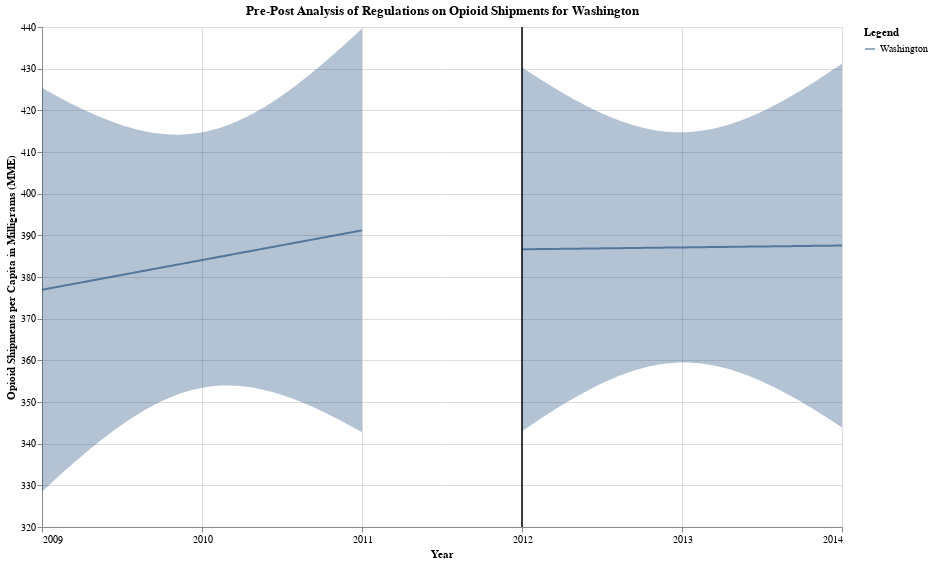

This figure's notebook cell:
### Code cell
pre_post_final = pre_FL_plot + post_FL_plot
pre_post_final.properties(title = "Pre-Post Analysis of Regulations on Opioid Shipments for Washington")

### Figure 1 — Vega-Lite specification as saved in the notebook (floating-point values rounded to 4 significant figures)
{"config": {"view": {"continuousWidth": 300, "continuousHeight": 300}}, "layer": [{"mark": {"type": "errorband"}, "encoding": {"color": {"value": "#063970"}, "x": {"axis": {"format": ".0f", "values": [2009.0, 2010.0, 2011.0, 2012.0, 2013.0, 2014.0]}, "field": "TransactionYear", "type": "quantitative"}, "y": {"field": "ci_low", "scale": {"zero": false}, "title": "Opioid Shipments per Capita in Milligrams (MME)", "type": "quantitative"}, "y2": {"field": "ci_high"}}}, {"mark": {"type": "line"}, "encoding": {"color": {"value": "#063970"}, "opacity": {"field": "Treat", "legend": {"title": "Legend"}, "type": "nominal"}, "x": {"field": "TransactionYear", "type": "quantitative"}, "y": {"field": "per_capita_MME_mg", "type": "quantitative"}}}, {"data": {"name": "data-dde12b1ebf09cd9faeb2d94fe58abd1b"}, "mark": {"type": "rule", "color": "black"}, "encoding": {"x": {"axis": {"values": [2009.0, 2010.0, 2011.0, 2012.0, 2013.0, 2014.0]}, "field": "Year", "title": "Year", "type": "quantitative"}}}, {"layer": [{"mark": {"type": "errorband"}, "encoding": {"color": {"value": "#063970"}, "x": {"axis": {"format": ".0f", "values": [2009.0, 2010.0, 2011.0, 2012.0, 2013.0, 2014.0]}, "field": "TransactionYear", "type": "quantitative"}, "y": {"field": "ci_low", "scale": {"zero": false}, "title": "Opioid Shipments per Capita in Milligrams (MME)", "type": "quantitative"}, "y2": {"field": "ci_high"}}}, {"mark": {"type": "line"}, "encoding": {"color": {"value": "#063970"}, "opacity": {"field": "Treat", "legend": {"title": "Legend"}, "type": "nominal"}, "x": {"field": "TransactionYear", "type": "quantitative"}, "y": {"field": "per_capita_MME_mg", "type": "quantitative"}}}, {"data": {"name": "data-dde12b1ebf09cd9faeb2d94fe58abd1b"}, "mark": {"type": "rule", "color": "black"}, "encoding": {"x": {"axis": {"values": [2009.0, 2010.0, 2011.0, 2012.0, 2013.0, 2014.0]}, "field": "Year", "title": "Year", "type": "quantitative"}}}], "data": {"name": "data-9c5730b0ac45ee2f8f41c943c526904a"}}], "data": {"name": "data-a6f07998bbe3cd8656172201f868978a"}, "height": 500, "title": "Pre-Post Analysis of Regulations on Opioid Shipments for Washington", "width": 800, "$schema": "https://vega.github.io/schema/vega-lite/v5.16.3.json", "datasets": {"data-a6f07998bbe3cd8656172201f868978a": [{"TransactionYear": 2009.0, "per_capita_MME_mg": 376.9, "ci_low": 328.5, "ci_high": 425.4, "Treat": "Washington"}, {"TransactionYear": 2009.0, "per_capita_MME_mg": 377.1, "ci_low": 329.2, "ci_high": 425.0, "Treat": "Washington"}, {"TransactionYear": 2009.0, "per_capita_MME_mg": 377.2, "ci_low": 329.9, "ci_high": 424.5, "Treat": "Washington"}, {"TransactionYear": 2009.0, "per_capita_MME_mg": 377.4, "ci_low": 330.6, "ci_high": 424.1, "Treat": "Washington"}, {"TransactionYear": 2009.0, "per_capita_MME_mg": 377.5, "ci_low": 331.3, "ci_high": 423.7, "Treat": "Washington"}, {"TransactionYear": 2009.0, "per_capita_MME_mg": 377.6, "ci_low": 332.0, "ci_high": 423.3, "Treat": "Washington"}, {"TransactionYear": 2009.0, "per_capita_MME_mg": 377.8, "ci_low": 332.7, "ci_high": 422.9, "Treat": "Washington"}, {"TransactionYear": 2009.0, "per_capita_MME_mg": 377.9, "ci_low": 333.4, "ci_high": 422.5, "Treat": "Washington"}, {"TransactionYear": 2009.0, "per_capita_MME_mg": 378.1, "ci_low": 334.1, "ci_high": 422.1, "Treat": "Washington"}, {"TransactionYear": 2009.0, "per_capita_MME_mg": 378.2, "ci_low": 334.8, "ci_high": 421.7, "Treat": "Washington"}, {"TransactionYear": 2009.0, "per_capita_MME_mg": 378.4, "ci_low": 335.4, "ci_high": 421.3, "Treat": "Washington"}, {"TransactionYear": 2009.0, "per_capita_MME_mg": 378.5, "ci_low": 336.1, "ci_high": 420.9, "Treat": "Washington"}, {"TransactionYear": 2009.0, "per_capita_MME_mg": 378.6, "ci_low": 336.8, "ci_high": 420.5, "Treat": "Washington"}, {"TransactionYear": 2009.0, "per_capita_MME_mg": 378.8, "ci_low": 337.4, "ci_high": 420.2, "Treat": "Washington"}, {"TransactionYear": 2009.0, "per_capita_MME_mg": 378.9, "ci_low": 338.1, "ci_high": 419.8, "Treat": "Washington"}, {"TransactionYear": 2009.0, "per_capita_MME_mg": 379.1, "ci_low": 338.7, "ci_high": 419.5, "Treat": "Washington"}, {"TransactionYear": 2009.0, "per_capita_MME_mg": 379.2, "ci_low": 339.3, "ci_high": 419.1, "Treat": "Washington"}, {"TransactionYear": 2009.0, "per_capita_MME_mg": 379.4, "ci_low": 339.9, "ci_high": 418.8, "Treat": "Washington"}, {"TransactionYear": 2009.0, "per_capita_MME_mg": 379.5, "ci_low": 340.6, "ci_high": 418.5, "Treat": "Washington"}, {"TransactionYear": 2009.0, "per_capita_MME_mg": 379.6, "ci_low": 341.2, "ci_high": 418.1, "Treat": "Washington"}, {"TransactionYear": 2009.0, "per_capita_MME_mg": 379.8, "ci_low": 341.7, "ci_high": 417.8, "Treat": "Washington"}, {"TransactionYear": 2009.0, "per_capita_MME_mg": 379.9, "ci_low": 342.3, "ci_high": 417.5, "Treat": "Washington"}, {"TransactionYear": 2009.0, "per_capita_MME_mg": 380.1, "ci_low": 342.9, "ci_high": 417.2, "Treat": "Washington"}, {"TransactionYear": 2009.0, "per_capita_MME_mg": 380.2, "ci_low": 343.5, "ci_high": 417.0, "Treat": "Washington"}, {"TransactionYear": 2009.0, "per_capita_MME_mg": 380.4, "ci_low": 344.0, "ci_high": 416.7, "Treat": "Washington"}, {"TransactionYear": 2009.0, "per_capita_MME_mg": 380.5, "ci_low": 344.6, "ci_high": 416.4, "Treat": "Washington"}, {"TransactionYear": 2010.0, "per_capita_MME_mg": 380.6, "ci_low": 345.1, "ci_high": 416.2, "Treat": "Washington"}, {"TransactionYear": 2010.0, "per_capita_MME_mg": 380.8, "ci_low": 345.6, "ci_high": 416.0, "Treat": "Washington"}, {"TransactionYear": 2010.0, "per_capita_MME_mg": 380.9, "ci_low": 346.1, "ci_high": 415.8, "Treat": "Washington"}, {"TransactionYear": 2010.0, "per_capita_MME_mg": 381.1, "ci_low": 346.6, "ci_high": 415.5, "Treat": "Washington"}, {"TransactionYear": 2010.0, "per_capita_MME_mg": 381.2, "ci_low": 347.1, "ci_high": 415.4, "Treat": "Washington"}, {"TransactionYear": 2010.0, "per_capita_MME_mg": 381.4, "ci_low": 347.5, "ci_high": 415.2, "Treat": "Washington"}, {"TransactionYear": 2010.0, "per_capita_MME_mg": 381.5, "ci_low": 348.0, "ci_high": 415.0, "Treat": "Washington"}, {"TransactionYear": 2010.0, "per_capita_MME_mg": 381.6, "ci_low": 348.4, "ci_high": 414.8, "Treat": "Washington"}, {"TransactionYear": 2010.0, "per_capita_MME_mg": 381.8, "ci_low": 348.9, "ci_high": 414.7, "Treat": "Washington"}, {"TransactionYear": 2010.0, "per_capita_MME_mg": 381.9, "ci_low": 349.3, "ci_high": 414.6, "Treat": "Washington"}, {"TransactionYear": 2010.0, "per_capita_MME_mg": 382.1, "ci_low": 349.7, "ci_high": 414.5, "Treat": "Washington"}, {"TransactionYear": 2010.0, "per_capita_MME_mg": 382.2, "ci_low": 350.0, "ci_high": 414.4, "Treat": "Washington"}, {"TransactionYear": 2010.0, "per_capita_MME_mg": 382.4, "ci_low": 350.4, "ci_high": 414.3, "Treat": "Washington"}, {"TransactionYear": 2010.0, "per_capita_MME_mg": 382.5, "ci_low": 350.7, "ci_high": 414.2, "Treat": "Washington"}, {"TransactionYear": 2010.0, "per_capita_MME_mg": 382.6, "ci_low": 351.1, "ci_high": 414.2, "Treat": "Washington"}, {"TransactionYear": 2010.0, "per_capita_MME_mg": 382.8, "ci_low": 351.4, "ci_high": 414.2, "Treat": "Washington"}, {"TransactionYear": 2010.0, "per_capita_MME_mg": 382.9, "ci_low": 351.7, "ci_high": 414.2, "Treat": "Washington"}, {"TransactionYear": 2010.0, "per_capita_MME_mg": 383.1, "ci_low": 352.0, "ci_high": 414.2, "Treat": "Washington"}, {"TransactionYear": 2010.0, "per_capita_MME_mg": 383.2, "ci_low": 352.2, "ci_high": 414.2, "Treat": "Washington"}, {"TransactionYear": 2010.0, "per_capita_MME_mg": 383.4, "ci_low": 352.5, "ci_high": 414.2, "Treat": "Washington"}, {"TransactionYear": 2010.0, "per_capita_MME_mg": 383.5, "ci_low": 352.7, "ci_high": 414.3, "Treat": "Washington"}, {"TransactionYear": 2010.0, "per_capita_MME_mg": 383.6, "ci_low": 352.9, "ci_high": 414.4, "Treat": "Washington"}, {"TransactionYear": 2010.0, "per_capita_MME_mg": 383.8, "ci_low": 353.1, "ci_high": 414.5, "Treat": "Washington"}, {"TransactionYear": 2010.0, "per_capita_MME_mg": 383.9, "ci_low": 353.3, "ci_high": 414.6, "Treat": "Washington"}, {"TransactionYear": 2010.0, "per_capita_MME_mg": 384.1, "ci_low": 353.4, "ci_high": 414.7, "Treat": "Washington"}, {"TransactionYear": 2010.0, "per_capita_MME_mg": 384.2, "ci_low": 353.5, "ci_high": 414.9, "Treat": "Washington"}, {"TransactionYear": 2010.0, "per_capita_MME_mg": 384.3, "ci_low": 353.7, "ci_high": 415.0, "Treat": "Washington"}, {"TransactionYear": 2010.0, "per_capita_MME_mg": 384.5, "ci_low": 353.8, "ci_high": 415.2, "Treat": "Washington"}, {"TransactionYear": 2010.0, "per_capita_MME_mg": 384.6, "ci_low": 353.8, "ci_high": 415.4, "Treat": "Washington"}, {"TransactionYear": 2010.0, "per_capita_MME_mg": 384.8, "ci_low": 353.9, "ci_high": 415.7, "Treat": "Washington"}, {"TransactionYear": 2010.0, "per_capita_MME_mg": 384.9, "ci_low": 353.9, "ci_high": 415.9, "Treat": "Washington"}, {"TransactionYear": 2010.0, "per_capita_MME_mg": 385.1, "ci_low": 354.0, "ci_high": 416.2, "Treat": "Washington"}, {"TransactionYear": 2010.0, "per_capita_MME_mg": 385.2, "ci_low": 354.0, "ci_high": 416.4, "Treat": "Washington"}, {"TransactionYear": 2010.0, "per_capita_MME_mg": 385.3, "ci_low": 354.0, "ci_high": 416.7, "Treat": "Washington"}, {"TransactionYear": 2010.0, "per_capita_MME_mg": 385.5, "ci_low": 353.9, "ci_high": 417.1, "Treat": "Washington"}, {"TransactionYear": 2010.0, "per_capita_MME_mg": 385.6, "ci_low": 353.9, "ci_high": 417.4, "Treat": "Washington"}, {"TransactionYear": 2010.0, "per_capita_MME_mg": 385.8, "ci_low": 353.8, "ci_high": 417.7, "Treat": "Washington"}, {"TransactionYear": 2010.0, "per_capita_MME_mg": 385.9, "ci_low": 353.7, "ci_high": 418.1, "Treat": "Washington"}, {"TransactionYear": 2010.0, "per_capita_MME_mg": 386.1, "ci_low": 353.6, "ci_high": 418.5, "Treat": "Washington"}, {"TransactionYear": 2010.0, "per_capita_MME_mg": 386.2, "ci_low": 353.5, "ci_high": 418.9, "Treat": "Washington"}, {"TransactionYear": 2010.0, "per_capita_MME_mg": 386.3, "ci_low": 353.4, "ci_high": 419.3, "Treat": "Washington"}, {"TransactionYear": 2010.0, "per_capita_MME_mg": 386.5, "ci_low": 353.3, "ci_high": 419.7, "Treat": "Washington"}, {"TransactionYear": 2010.0, "per_capita_MME_mg": 386.6, "ci_low": 353.1, "ci_high": 420.1, "Treat": "Washington"}, {"TransactionYear": 2010.0, "per_capita_MME_mg": 386.8, "ci_low": 353.0, "ci_high": 420.6, "Treat": "Washington"}, {"TransactionYear": 2010.0, "per_capita_MME_mg": 386.9, "ci_low": 352.8, "ci_high": 421.1, "Treat": "Washington"}, {"TransactionYear": 2010.0, "per_capita_MME_mg": 387.1, "ci_low": 352.6, "ci_high": 421.5, "Treat": "Washington"}, {"TransactionYear": 2010.0, "per_capita_MME_mg": 387.2, "ci_low": 352.4, "ci_high": 422.0, "Treat": "Washington"}, {"TransactionYear": 2010.0, "per_capita_MME_mg": 387.3, "ci_low": 352.2, "ci_high": 422.5, "Treat": "Washington"}, {"TransactionYear": 2010.0, "per_capita_MME_mg": 387.5, "ci_low": 351.9, "ci_high": 423.0, "Treat": "Washington"}, {"TransactionYear": 2010.0, "per_capita_MME_mg": 387.6, "ci_low": 351.7, "ci_high": 423.6, "Treat": "Washington"}, {"TransactionYear": 2011.0, "per_capita_MME_mg": 387.8, "ci_low": 351.4, "ci_high": 424.1, "Treat": "Washington"}, {"TransactionYear": 2011.0, "per_capita_MME_mg": 387.9, "ci_low": 351.2, "ci_high": 424.7, "Treat": "Washington"}, {"TransactionYear": 2011.0, "per_capita_MME_mg": 388.1, "ci_low": 350.9, "ci_high": 425.2, "Treat": "Washington"}, {"TransactionYear": 2011.0, "per_capita_MME_mg": 388.2, "ci_low": 350.6, "ci_high": 425.8, "Treat": "Washington"}, {"TransactionYear": 2011.0, "per_capita_MME_mg": 388.3, "ci_low": 350.3, "ci_high": 426.4, "Treat": "Washington"}, {"TransactionYear": 2011.0, "per_capita_MME_mg": 388.5, "ci_low": 350.0, "ci_high": 427.0, "Treat": "Washington"}, {"TransactionYear": 2011.0, "per_capita_MME_mg": 388.6, "ci_low": 349.7, "ci_high": 427.6, "Treat": "Washington"}, {"TransactionYear": 2011.0, "per_capita_MME_mg": 388.8, "ci_low": 349.3, "ci_high": 428.2, "Treat": "Washington"}, {"TransactionYear": 2011.0, "per_capita_MME_mg": 388.9, "ci_low": 349.0, "ci_high": 428.8, "Treat": "Washington"}, {"TransactionYear": 2011.0, "per_capita_MME_mg": 389.1, "ci_low": 348.7, "ci_high": 429.4, "Treat": "Washington"}, {"TransactionYear": 2011.0, "per_capita_MME_mg": 389.2, "ci_low": 348.3, "ci_high": 430.1, "Treat": "Washington"}, {"TransactionYear": 2011.0, "per_capita_MME_mg": 389.3, "ci_low": 348.0, "ci_high": 430.7, "Treat": "Washington"}, {"TransactionYear": 2011.0, "per_capita_MME_mg": 389.5, "ci_low": 347.6, "ci_high": 431.4, "Treat": "Washington"}, {"TransactionYear": 2011.0, "per_capita_MME_mg": 389.6, "ci_low": 347.2, "ci_high": 432.0, "Treat": "Washington"}, {"TransactionYear": 2011.0, "per_capita_MME_mg": 389.8, "ci_low": 346.8, "ci_high": 432.7, "Treat": "Washington"}, {"TransactionYear": 2011.0, "per_capita_MME_mg": 389.9, "ci_low": 346.5, "ci_high": 433.4, "Treat": "Washington"}, {"TransactionYear": 2011.0, "per_capita_MME_mg": 390.0, "ci_low": 346.1, "ci_high": 434.0, "Treat": "Washington"}, {"TransactionYear": 2011.0, "per_capita_MME_mg": 390.2, "ci_low": 345.7, "ci_high": 434.7, "Treat": "Washington"}, {"TransactionYear": 2011.0, "per_capita_MME_mg": 390.3, "ci_low": 345.3, "ci_high": 435.4, "Treat": "Washington"}, {"TransactionYear": 2011.0, "per_capita_MME_mg": 390.5, "ci_low": 344.8, "ci_high": 436.1, "Treat": "Washington"}, {"TransactionYear": 2011.0, "per_capita_MME_mg": 390.6, "ci_low": 344.4, "ci_high": 436.8, "Treat": "Washington"}, {"TransactionYear": 2011.0, "per_capita_MME_mg": 390.8, "ci_low": 344.0, "ci_high": 437.5, "Treat": "Washington"}, {"TransactionYear": 2011.0, "per_capita_MME_mg": 390.9, "ci_low": 343.6, "ci_high": 438.2, "Treat": "Washington"}, {"TransactionYear": 2011.0, "per_capita_MME_mg": 391.0, "ci_low": 343.2, "ci_high": 438.9, "Treat": "Washington"}, {"TransactionYear": 2011.0, "per_capita_MME_mg": 391.2, "ci_low": 342.7, "ci_high": 439.7, "Treat": "Washington"}], "data-dde12b1ebf09cd9faeb2d94fe58abd1b": [{"Year": 2012}], "data-9c5730b0ac45ee2f8f41c943c526904a": [{"TransactionYear": 2012.0, "per_capita_MME_mg": 386.6, "ci_low": 343.0, "ci_high": 430.3, "Treat": "Washington"}, {"TransactionYear": 2012.0, "per_capita_MME_mg": 386.7, "ci_low": 343.5, "ci_high": 429.8, "Treat": "Washington"}, {"TransactionYear": 2012.0, "per_capita_MME_mg": 386.7, "ci_low": 344.0, "ci_high": 429.3, "Treat": "Washington"}, {"TransactionYear": 2012.0, "per_capita_MME_mg": 386.7, "ci_low": 344.5, "ci_high": 428.8, "Treat": "Washington"}, {"TransactionYear": 2012.0, "per_capita_MME_mg": 386.7, "ci_low": 345.1, "ci_high": 428.3, "Treat": "Washington"}, {"TransactionYear": 2012.0, "per_capita_MME_mg": 386.7, "ci_low": 345.6, "ci_high": 427.8, "Treat": "Washington"}, {"TransactionYear": 2012.0, "per_capita_MME_mg": 386.7, "ci_low": 346.1, "ci_high": 427.3, "Treat": "Washington"}, {"TransactionYear": 2012.0, "per_capita_MME_mg": 386.7, "ci_low": 346.6, "ci_high": 426.8, "Treat": "Washington"}, {"TransactionYear": 2012.0, "per_capita_MME_mg": 386.7, "ci_low": 347.1, "ci_high": 426.4, "Treat": "Washington"}, {"TransactionYear": 2012.0, "per_capita_MME_mg": 386.7, "ci_low": 347.6, "ci_high": 425.9, "Treat": "Washington"}, {"TransactionYear": 2012.0, "per_capita_MME_mg": 386.7, "ci_low": 348.1, "ci_high": 425.4, "Treat": "Washington"}, {"TransactionYear": 2012.0, "per_capita_MME_mg": 386.7, "ci_low": 348.5, "ci_high": 425.0, "Treat": "Washington"}, {"TransactionYear": 2012.0, "per_capita_MME_mg": 386.8, "ci_low": 349.0, "ci_high": 424.5, "Treat": "Washington"}, {"TransactionYear": 2012.0, "per_capita_MME_mg": 386.8, "ci_low": 349.5, "ci_high": 424.0, "Treat": "Washington"}, {"TransactionYear": 2012.0, "per_capita_MME_mg": 386.8, "ci_low": 349.9, "ci_high": 423.6, "Treat": "Washington"}, {"TransactionYear": 2012.0, "per_capita_MME_mg": 386.8, "ci_low": 350.4, "ci_high": 423.2, "Treat": "Washington"}, {"TransactionYear": 2012.0, "per_capita_MME_mg": 386.8, "ci_low": 350.8, "ci_high": 422.7, "Treat": "Washington"}, {"TransactionYear": 2012.0, "per_capita_MME_mg": 386.8, "ci_low": 351.3, "ci_high": 422.3, "Treat": "Washington"}, {"TransactionYear": 2012.0, "per_capita_MME_mg": 386.8, "ci_low": 351.7, "ci_high": 421.9, "Treat": "Washington"}, {"TransactionYear": 2012.0, "per_capita_MME_mg": 386.8, "ci_low": 352.1, "ci_high": 421.5, "Treat": "Washington"}, {"TransactionYear": 2012.0, "per_capita_MME_mg": 386.8, "ci_low": 352.5, "ci_high": 421.1, "Treat": "Washington"}, {"TransactionYear": 2012.0, "per_capita_MME_mg": 386.8, "ci_low": 352.9, "ci_high": 420.7, "Treat": "Washington"}, {"TransactionYear": 2012.0, "per_capita_MME_mg": 386.8, "ci_low": 353.3, "ci_high": 420.3, "Treat": "Washington"}, {"TransactionYear": 2012.0, "per_capita_MME_mg": 386.9, "ci_low": 353.7, "ci_high": 420.0, "Treat": "Washington"}, {"TransactionYear": 2012.0, "per_capita_MME_mg": 386.9, "ci_low": 354.1, "ci_high": 419.6, "Treat": "Washington"}, {"TransactionYear": 2012.0, "per_capita_MME_mg": 386.9, "ci_low": 354.5, "ci_high": 419.3, "Treat": "Washington"}, {"TransactionYear": 2013.0, "per_capita_MME_mg": 386.9, "ci_low": 354.8, "ci_high": 418.9, "Treat": "Washington"}, {"TransactionYear": 2013.0, "per_capita_MME_mg": 386.9, "ci_low": 355.2, "ci_high": 418.6, "Treat": "Washington"}, {"TransactionYear": 2013.0, "per_capita_MME_mg": 386.9, "ci_low": 355.5, "ci_high": 418.3, "Treat": "Washington"}, {"TransactionYear": 2013.0, "per_capita_MME_mg": 386.9, "ci_low": 355.8, "ci_high": 418.0, "Treat": "Washington"}, {"TransactionYear": 2013.0, "per_capita_MME_mg": 386.9, "ci_low": 356.2, "ci_high": 417.7, "Treat": "Washington"}, {"TransactionYear": 2013.0, "per_capita_MME_mg": 386.9, "ci_low": 356.5, "ci_high": 417.4, "Treat": "Washington"}, {"TransactionYear": 2013.0, "per_capita_MME_mg": 386.9, "ci_low": 356.7, "ci_high": 417.1, "Treat": "Washington"}, {"TransactionYear": 2013.0, "per_capita_MME_mg": 386.9, "ci_low": 357.0, "ci_high": 416.9, "Treat": "Washington"}, {"TransactionYear": 2013.0, "per_capita_MME_mg": 387.0, "ci_low": 357.3, "ci_high": 416.6, "Treat": "Washington"}, {"TransactionYear": 2013.0, "per_capita_MME_mg": 387.0, "ci_low": 357.5, "ci_high": 416.4, "Treat": "Washington"}, {"TransactionYear": 2013.0, "per_capita_MME_mg": 387.0, "ci_low": 357.8, "ci_high": 416.2, "Treat": "Washington"}, {"TransactionYear": 2013.0, "per_capita_MME_mg": 387.0, "ci_low": 358.0, "ci_high": 416.0, "Treat": "Washington"}, {"TransactionYear": 2013.0, "per_capita_MME_mg": 387.0, "ci_low": 358.2, "ci_high": 415.8, "Treat": "Washington"}, {"TransactionYear": 2013.0, "per_capita_MME_mg": 387.0, "ci_low": 358.4, "ci_high": 415.6, "Treat": "Washington"}, {"TransactionYear": 2013.0, "per_capita_MME_mg": 387.0, "ci_low": 358.6, "ci_high": 415.5, "Treat": "Washington"}, {"TransactionYear": 2013.0, "per_capita_MME_mg": 387.0, "ci_low": 358.7, "ci_high": 415.3, "Treat": "Washington"}, {"TransactionYear": 2013.0, "per_capita_MME_mg": 387.0, "ci_low": 358.9, "ci_high": 415.2, "Treat": "Washington"}, {"TransactionYear": 2013.0, "per_capita_MME_mg": 387.0, "ci_low": 359.0, "ci_high": 415.1, "Treat": "Washington"}, {"TransactionYear": 2013.0, "per_capita_MME_mg": 387.0, "ci_low": 359.1, "ci_high": 415.0, "Treat": "Washington"}, {"TransactionYear": 2013.0, "per_capita_MME_mg": 387.1, "ci_low": 359.2, "ci_high": 414.9, "Treat": "Washington"}, {"TransactionYear": 2013.0, "per_capita_MME_mg": 387.1, "ci_low": 359.3, "ci_high": 414.8, "Treat": "Washington"}, {"TransactionYear": 2013.0, "per_capita_MME_mg": 387.1, "ci_low": 359.4, "ci_high": 414.8, "Treat": "Washington"}, {"TransactionYear": 2013.0, "per_capita_MME_mg": 387.1, "ci_low": 359.4, "ci_high": 414.7, "Treat": "Washington"}, {"TransactionYear": 2013.0, "per_capita_MME_mg": 387.1, "ci_low": 359.5, "ci_high": 414.7, "Treat": "Washington"}, {"TransactionYear": 2013.0, "per_capita_MME_mg": 387.1, "ci_low": 359.5, "ci_high": 414.7, "Treat": "Washington"}, {"TransactionYear": 2013.0, "per_capita_MME_mg": 387.1, "ci_low": 359.5, "ci_high": 414.7, "Treat": "Washington"}, {"TransactionYear": 2013.0, "per_capita_MME_mg": 387.1, "ci_low": 359.5, "ci_high": 414.8, "Treat": "Washington"}, {"TransactionYear": 2013.0, "per_capita_MME_mg": 387.1, "ci_low": 359.4, "ci_high": 414.8, "Treat": "Washington"}, {"TransactionYear": 2013.0, "per_capita_MME_mg": 387.1, "ci_low": 359.4, "ci_high": 414.9, "Treat": "Washington"}, {"TransactionYear": 2013.0, "per_capita_MME_mg": 387.1, "ci_low": 359.3, "ci_high": 415.0, "Treat": "Washington"}, {"TransactionYear": 2013.0, "per_capita_MME_mg": 387.2, "ci_low": 359.2, "ci_high": 415.1, "Treat": "Washington"}, {"TransactionYear": 2013.0, "per_capita_MME_mg": 387.2, "ci_low": 359.1, "ci_high": 415.2, "Treat": "Washington"}, {"TransactionYear": 2013.0, "per_capita_MME_mg": 387.2, "ci_low": 359.0, "ci_high": 415.3, "Treat": "Washington"}, {"TransactionYear": 2013.0, "per_capita_MME_mg": 387.2, "ci_low": 358.9, "ci_high": 415.5, "Treat": "Washington"}, {"TransactionYear": 2013.0, "per_capita_MME_mg": 387.2, "ci_low": 358.7, "ci_high": 415.6, "Treat": "Washington"}, {"TransactionYear": 2013.0, "per_capita_MME_mg": 387.2, "ci_low": 358.6, "ci_high": 415.8, "Treat": "Washington"}, {"TransactionYear": 2013.0, "per_capita_MME_mg": 387.2, "ci_low": 358.4, "ci_high": 416.0, "Treat": "Washington"}, {"TransactionYear": 2013.0, "per_capita_MME_mg": 387.2, "ci_low": 358.2, "ci_high": 416.2, "Treat": "Washington"}, {"TransactionYear": 2013.0, "per_capita_MME_mg": 387.2, "ci_low": 358.0, "ci_high": 416.4, "Treat": "Washington"}, {"TransactionYear": 2013.0, "per_capita_MME_mg": 387.2, "ci_low": 357.8, "ci_high": 416.7, "Treat": "Washington"}, {"TransactionYear": 2013.0, "per_capita_MME_mg": 387.2, "ci_low": 357.6, "ci_high": 416.9, "Treat": "Washington"}, {"TransactionYear": 2013.0, "per_capita_MME_mg": 387.3, "ci_low": 357.3, "ci_high": 417.2, "Treat": "Washington"}, {"TransactionYear": 2013.0, "per_capita_MME_mg": 387.3, "ci_low": 357.1, "ci_high": 417.5, "Treat": "Washington"}, {"TransactionYear": 2013.0, "per_capita_MME_mg": 387.3, "ci_low": 356.8, "ci_high": 417.7, "Treat": "Washington"}, {"TransactionYear": 2013.0, "per_capita_MME_mg": 387.3, "ci_low": 356.5, "ci_high": 418.0, "Treat": "Washington"}, {"TransactionYear": 2013.0, "per_capita_MME_mg": 387.3, "ci_low": 356.2, "ci_high": 418.4, "Treat": "Washington"}, {"TransactionYear": 2013.0, "per_capita_MME_mg": 387.3, "ci_low": 355.9, "ci_high": 418.7, "Treat": "Washington"}, {"TransactionYear": 2013.0, "per_capita_MME_mg": 387.3, "ci_low": 355.6, "ci_high": 419.0, "Treat": "Washington"}, {"TransactionYear": 2013.0, "per_capita_MME_mg": 387.3, "ci_low": 355.3, "ci_high": 419.4, "Treat": "Washington"}, {"TransactionYear": 2013.0, "per_capita_MME_mg": 387.3, "ci_low": 354.9, "ci_high": 419.7, "Treat": "Washington"}, {"TransactionYear": 2014.0, "per_capita_MME_mg": 387.3, "ci_low": 354.6, "ci_high": 420.1, "Treat": "Washington"}, {"TransactionYear": 2014.0, "per_capita_MME_mg": 387.3, "ci_low": 354.2, "ci_high": 420.5, "Treat": "Washington"}, {"TransactionYear": 2014.0, "per_capita_MME_mg": 387.4, "ci_low": 353.9, "ci_high": 420.9, "Treat": "Washington"}, {"TransactionYear": 2014.0, "per_capita_MME_mg": 387.4, "ci_low": 353.5, "ci_high": 421.3, "Treat": "Washington"}, {"TransactionYear": 2014.0, "per_capita_MME_mg": 387.4, "ci_low": 353.1, "ci_high": 421.7, "Treat": "Washington"}, {"TransactionYear": 2014.0, "per_capita_MME_mg": 387.4, "ci_low": 352.7, "ci_high": 422.1, "Treat": "Washington"}, {"TransactionYear": 2014.0, "per_capita_MME_mg": 387.4, "ci_low": 352.3, "ci_high": 422.5, "Treat": "Washington"}, {"TransactionYear": 2014.0, "per_capita_MME_mg": 387.4, "ci_low": 351.9, "ci_high": 422.9, "Treat": "Washington"}, {"TransactionYear": 2014.0, "per_capita_MME_mg": 387.4, "ci_low": 351.5, "ci_high": 423.4, "Treat": "Washington"}, {"TransactionYear": 2014.0, "per_capita_MME_mg": 387.4, "ci_low": 351.0, "ci_high": 423.8, "Treat": "Washington"}, {"TransactionYear": 2014.0, "per_capita_MME_mg": 387.4, "ci_low": 350.6, "ci_high": 424.3, "Treat": "Washington"}, {"TransactionYear": 2014.0, "per_capita_MME_mg": 387.4, "ci_low": 350.2, "ci_high": 424.7, "Treat": "Washington"}, {"TransactionYear": 2014.0, "per_capita_MME_mg": 387.4, "ci_low": 349.7, "ci_high": 425.2, "Treat": "Washington"}, {"TransactionYear": 2014.0, "per_capita_MME_mg": 387.5, "ci_low": 349.2, "ci_high": 425.7, "Treat": "Washington"}, {"TransactionYear": 2014.0, "per_capita_MME_mg": 387.5, "ci_low": 348.8, "ci_high": 426.1, "Treat": "Washington"}, {"TransactionYear": 2014.0, "per_capita_MME_mg": 387.5, "ci_low": 348.3, "ci_high": 426.6, "Treat": "Washington"}, {"TransactionYear": 2014.0, "per_capita_MME_mg": 387.5, "ci_low": 347.8, "ci_high": 427.1, "Treat": "Washington"}, {"TransactionYear": 2014.0, "per_capita_MME_mg": 387.5, "ci_low": 347.4, "ci_high": 427.6, "Treat": "Washington"}, {"TransactionYear": 2014.0, "per_capita_MME_mg": 387.5, "ci_low": 346.9, "ci_high": 428.1, "Treat": "Washington"}, {"TransactionYear": 2014.0, "per_capita_MME_mg": 387.5, "ci_low": 346.4, "ci_high": 428.6, "Treat": "Washington"}, {"TransactionYear": 2014.0, "per_capita_MME_mg": 387.5, "ci_low": 345.9, "ci_high": 429.1, "Treat": "Washington"}, {"TransactionYear": 2014.0, "per_capita_MME_mg": 387.5, "ci_low": 345.4, "ci_high": 429.7, "Treat": "Washington"}, {"TransactionYear": 2014.0, "per_capita_MME_mg": 387.5, "ci_low": 344.9, "ci_high": 430.2, "Treat": "Washington"}, {"TransactionYear": 2014.0, "per_capita_MME_mg": 387.5, "ci_low": 344.4, "ci_high": 430.7, "Treat": "Washington"}, {"TransactionYear": 2014.0, "per_capita_MME_mg": 387.6, "ci_low": 343.9, "ci_high": 431.2, "Treat": "Washington"}]}}
